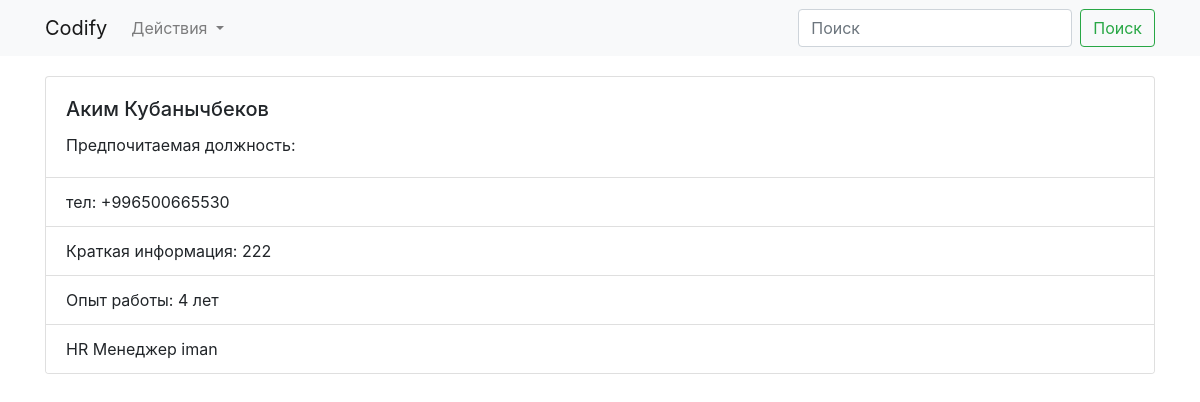
Page /employee/3 on the earlier database version.
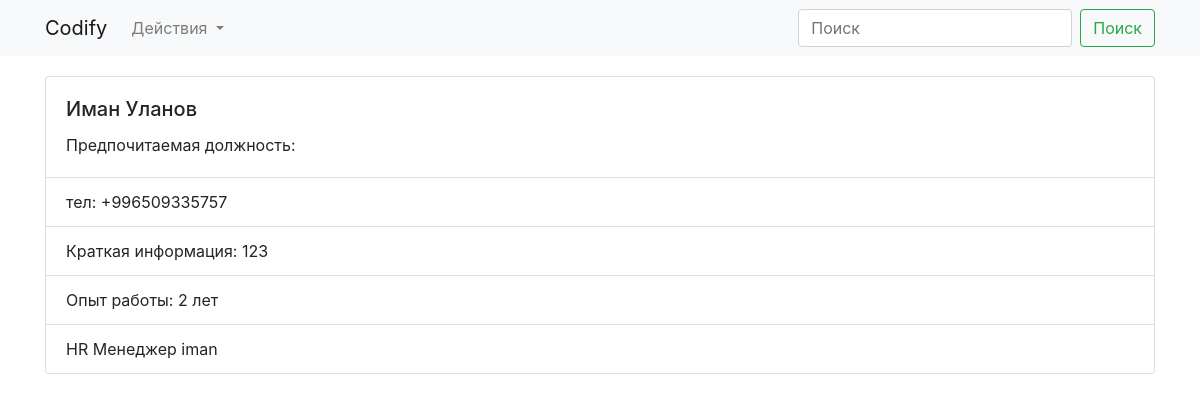
Same page on the later database version.
### app/models.py (models this page shows)
class Employee(db.Model):
    id = db.Column(db.Integer, primary_key=True)
    fullname = db.Column(db.String)
    phone = db.Column(db.String)
    short_info = db.Column(db.String)
    experience = db.Column(db.Integer)
    preferred_position = db.Column(db.String)
    user = db.relationship(User, backref=db.backref('users', lazy='dynamic'))
    user_name = db.Column(db.String, db.ForeignKey('users.username'))

### app/views.py (the view)
def employee_detail(employee_id):
    employee = Employee.query.get(employee_id)
    return render_template('employee_detail.html', employee=employee)

### app/templates/employee_detail.html (shortened to what this page needs)
{% extends 'base.html' %}
{% block content %}
<div class="container">
  <div class="card">
    <div class="card-body">
      <h5 class="card-title">{{ employee.fullname }}</h5>
      <p class="card-text">Предпочитаемая должность: {{ employee.preferred_position }}</p>
    </div>
    <ul class="list-group list-group-flush">
      <li class="list-group-item">тел: {{ employee.phone }}</li>
      <li class="list-group-item">Краткая информация: {{ employee.short_info }}</li>
      <li class="list-group-item">Опыт работы: {{ employee.experience }} лет</li>
      <li class="list-group-item">HR Менеджер {{ employee.user.username }}</li>
    </ul>
    </div>
  </div>
</div>
{% endblock content %}

Differences in the rows shown:
changed Employee: fullname "Аким Кубанычбеков" → "Иман Уланов"; phone "+996500665530" → "+996509335757"; short_info "222" → "123"; experience "4" → "2"
